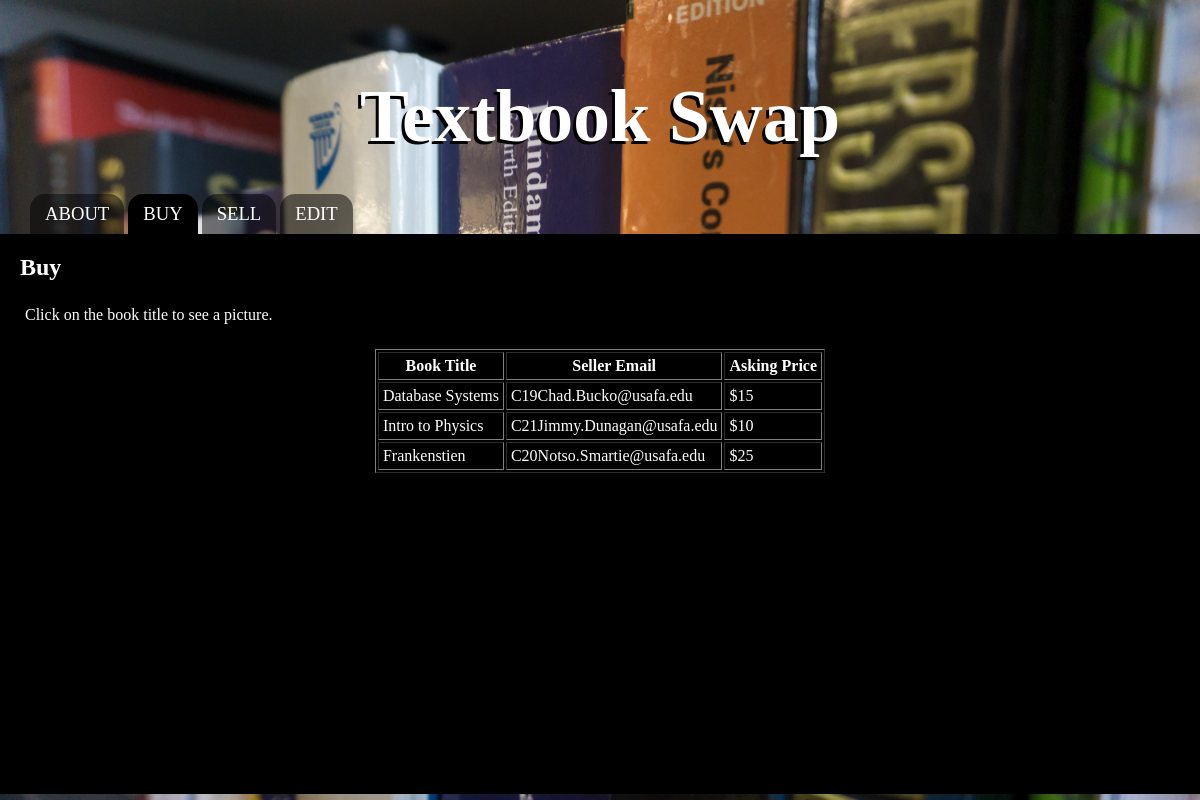
The app's page /buy.php, older data.
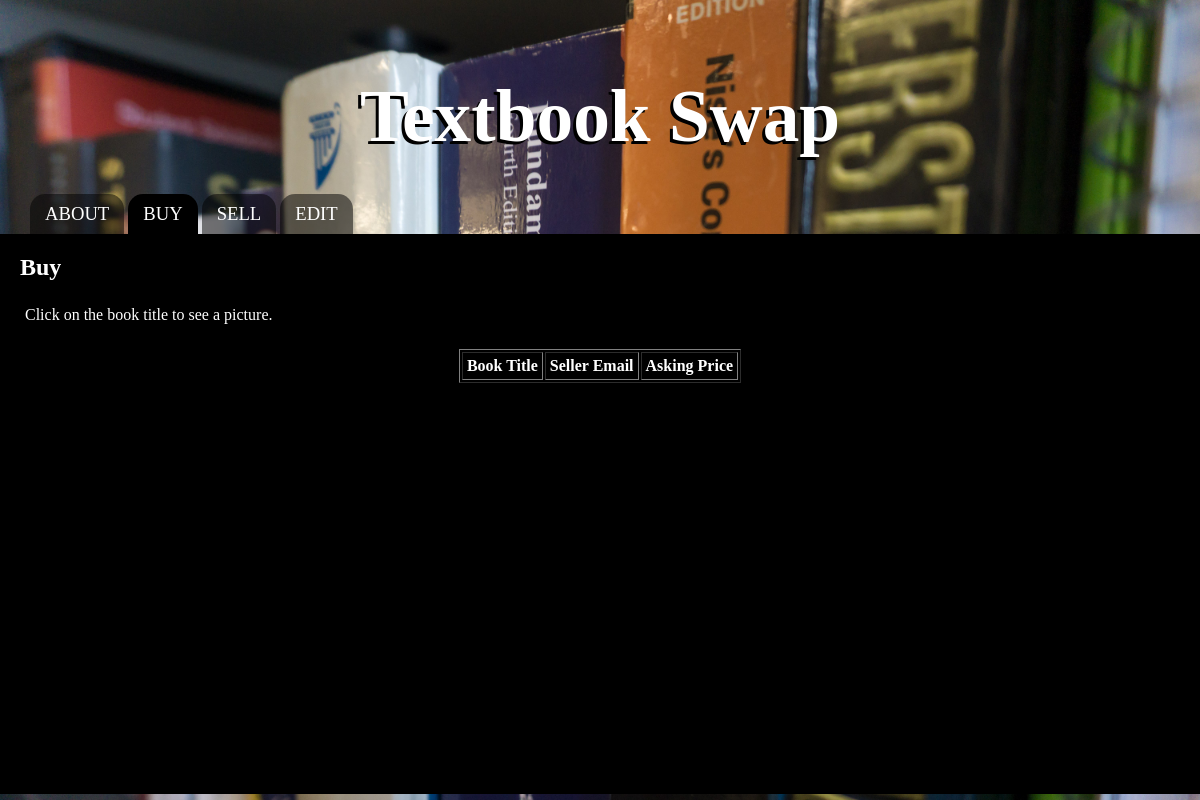
The same page, newer data.
### tables this page shows
CREATE TABLE `listing` (
  `orderNumber` int(10) NOT NULL,
  `isbn` varchar(13) NOT NULL,
  `email` varchar(50) NOT NULL,
  `price` int(5) NOT NULL,
  `listDate` date NOT NULL,
  `condition` varchar(11) NOT NULL
);

### buy.php (the view, shortened to what this page needs)
<head>
	<link type="text/css" href="dark.css" rel="stylesheet">
</head>
<div id="header" class="container">
	<div id="logo">
		<h1><a href="about.html">Textbook Swap</a></h1>
	</div>
</div>
<body>
	<div id="menu">
		<ul>
			<li><a href="about.html" accesskey="1" title="">About</a></li>
			<li class="active"><a href="#" accesskey="2" title="">Buy</a></li>
			<li><a href="sell.html" accesskey="3" title="">Sell</a></li>
			<li><a href="login.php" accesskey="4" title="">Edit</a></li>
		</ul>
	</div>
	<div class="wrapper">
		<h2>Buy</h2>
		<p>Click on the book title to see a picture.</p>
		<table border="1" cellpadding="4" style="margin:auto">
		<tr><th>Book Title</th><th>Seller Email</th><th>Asking Price</th></tr>
		<?php
		@ $db = new mysqli('LOCALHOST', 'root', '', 'web');
		$results = $db->query('SELECT * FROM LISTING');
		$num_results = $results->num_rows;
		for ($i=0; $i < $num_results; $i++)
		{
		$r= $results->fetch_assoc();
		print '<tr><td>'.$r['title'].'</td><td>'.$r['email'].'</td><td>'.sprintf("$%u",$r['price']).' </td></tr>';
		}
		?>
		</table>
	</div>
</body>
</html>

### dark.css (style rules this page uses)
html, body { height: 100%; }
body { margin: 0px; padding: 0px; background-image: url("img/WebsitePic3.jpg"); background-color: blue; background-position: center; background-size: cover; background-repeat: no-repeat; font-size: 12pt; color: white; }
h1, h2, h3 { margin: 20px; color: white; }
p, ol, ul { margin-top: 0; }
ol, ul { padding: 0; list-style: none; }
p { margin: 25px; font-size: 12pt; color: white; }
a { color: blue; }
.container { margin: 0px auto; width: 100%; }
#header { text-align: center; }
#logo { padding: 50px 0px 25px 0px; text-shadow: -3px 3px black; }
#logo h1 { display: block; margin-bottom: 5px; padding: 5px 10px; font-size: 55pt; }
#logo a { text-decoration: none; color: white; }
#menu { height: 40px; }
#menu ul { display: inline-block; padding: 0px 30px; text-align: center; }
#menu li { display: inline-block; }
#menu li a, #menu li span { display: inline-block; padding: 0px 15px; text-decoration: none; font-size: 14pt; font-weight: 500; text-transform: uppercase; line-height: 40px; outline: 0; background: rgb(0,0,0,0.5); border-radius: 15px 15px 0px 0px; color: white; }
#menu li:hover a, #menu li.active a, #menu li.active span { background: black; border-radius: 15px 15px 0px 0px; color: white; }
.wrapper { overflow: hidden; padding: 0px 0px 60px 0px; background: black; height: 500px; }

Row changes from the older to the newer data that the page shows:
removed listing: title "Database Systems", email "C19Chad.Bucko@usafa.edu", price "15"
removed listing: title "Intro to Physics", email "C21Jimmy.Dunagan@usafa.edu", price "10"
removed listing: title "Frankenstien", email "C20Notso.Smartie@usafa.edu", price "25"
